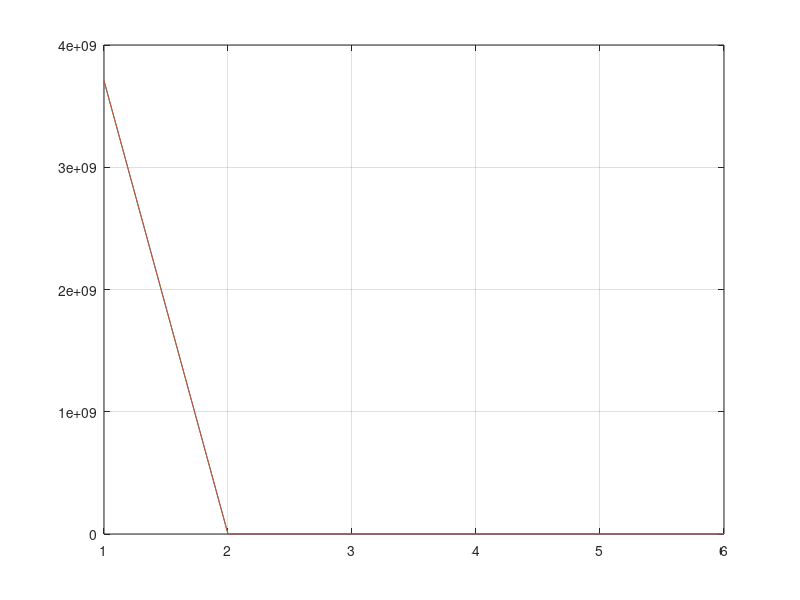

Here is the MATLAB script that generated this plot:

A1 = load("1_input.mat")
P1 = load("1_pendulum.mat")
I2 = load("2_input.mat")
I7 = load("7_input.mat")
P7 = load("7_pendulum.mat")

I6 = load("6_input.mat")
P6 = load("6_pendulum.mat")

plot(I6.ans)
grid on
hold on
plot(P6.ans)
